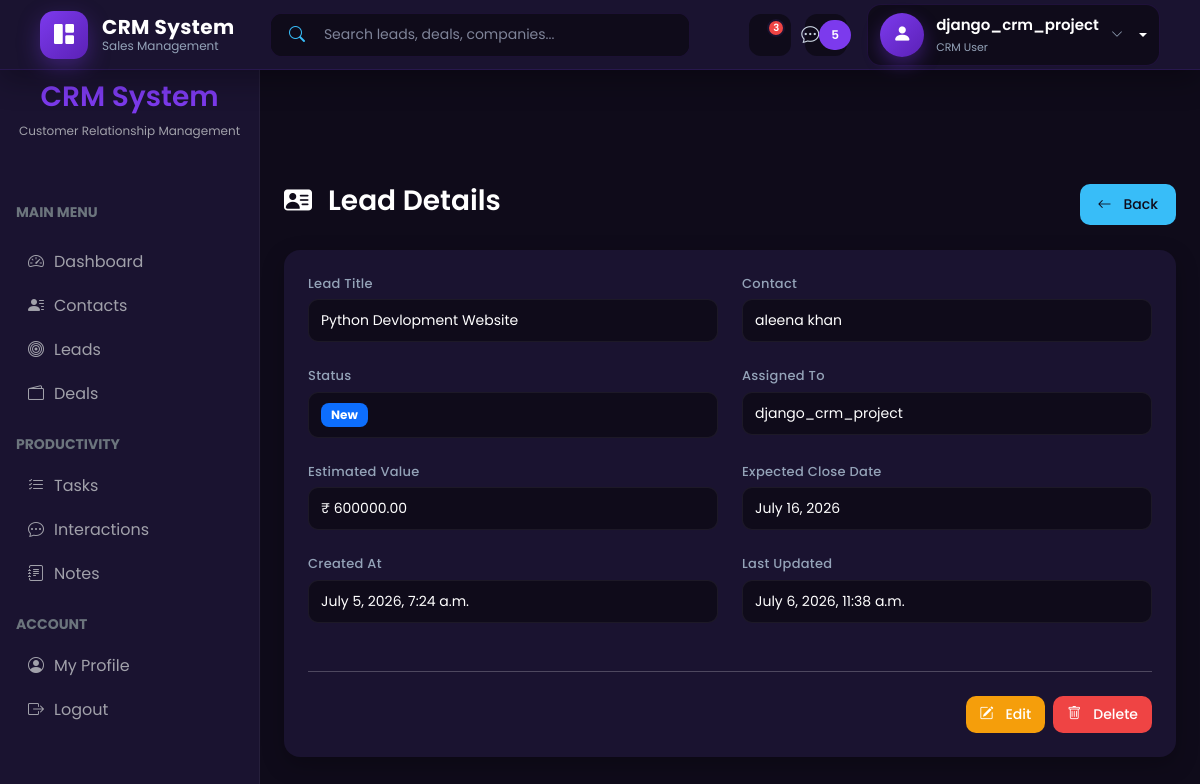
The page /leads/2/ (signed in) on the database as committed earlier.
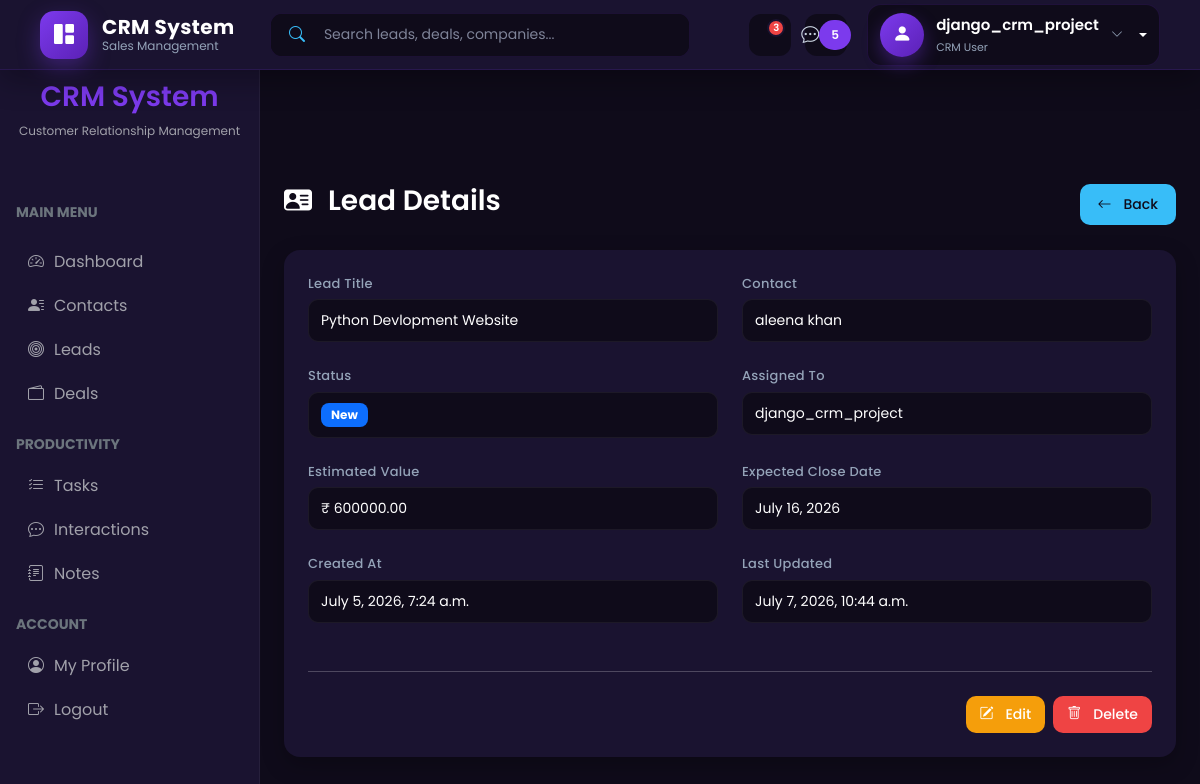
The same page on the database as committed later.
### leads/models.py (models this page shows, shortened)
class Lead(models.Model):
    STATUS_CHOICES = [
        ('new','New'),
        ('contacted','Contacted'),
        ('qualified','Qualified'),
        ('proposal','Proposal'),
        ('won','Won'),
        ('lost','Lost'),
    ]
    contact = models.ForeignKey(Contact,on_delete=models.CASCADE)
    title = models.CharField(max_length=200)
    status = models.CharField(max_length=20, choices=STATUS_CHOICES, default='new')
    assigned_to = models.ForeignKey(settings.AUTH_USER_MODEL, on_delete=models.SET_NULL, null=True,blank=True)
    estimated_value = models.DecimalField(max_digits=12, decimal_places=2, default=0)
    expected_close =models.DateField(null=True, blank=True)
    created_at = models.DateTimeField(auto_now_add=True)
    updated_at =models.DateTimeField(auto_now=True)

### contacts/models.py (models this page shows)
class Contact(models.Model):
    SOURCE_CHOICES = (
        ('website','Website'),
        ('referral','Referral'),
        ('social','Social Media'),
        ('cold_call','Cold Call'),
    )
    first_name = models.CharField(max_length=100)
    last_name = models.CharField(max_length=100)
    email = models.EmailField(unique=True)
    phone = models.CharField(max_length=20,blank=True)
    company = models.ForeignKey(Company,on_delete=models.SET_NULL,null=True,blank=True)
    assigned_to = models.ForeignKey(settings.AUTH_USER_MODEL,on_delete=models.SET_NULL,null=True,blank=True)
    source = models.CharField(max_length=20,choices=SOURCE_CHOICES)
    created_at = models.DateTimeField(auto_now_add=True)
    def __str__(self):
       return f"{self.first_name} {self.last_name}"

### accounts/models.py (models this page shows)
class CustomUser(AbstractUser):
    ROLE_CHOICES = (
        ('admin', 'Admin'),
        ('agent', 'Agent'),
    )
    role = models.CharField(max_length=10, choices=ROLE_CHOICES, default='agent')
    phone = models.CharField(max_length=15, blank=True, null=True)
    profile_pic = models.ImageField(upload_to="profiles/", blank=True, null=True)
    email = models.EmailField(unique=True)
    is_approved = models.BooleanField(default=False, help_text="Admin approval required for login")
    def __str__(self):
        return self.username

### leads/views.py (the view)
# urls.py: path("<int:pk>/", views.lead_detail, name="lead_detail"),
@login_required
def lead_detail(request, pk):
    lead = get_object_or_404(Lead, pk=pk)
    return render(request, "leads/lead_detail.html", {
        "lead": lead
    })

### templates/leads/lead_detail.html (shortened to what this page needs)
{% extends "base.html" %}
{% block content %}
<div class="container-fluid">
    <div class="d-flex justify-content-between align-items-center mb-4">
        <h2 class="crm-title">
            <i class="bi bi-person-vcard-fill me-2"></i>
            Lead Details
        </h2>
        <a href="{% url 'lead_list' %}" class="btn crm-btn-secondary">
            <i class="bi bi-arrow-left me-1"></i>
            Back
        </a>
    </div>
    <div class="card crm-card">
        <div class="card-body p-4">
            <div class="row">
                <div class="col-md-6 mb-4">
                    <label class="crm-label">Lead Title</label>
                    <div class="crm-detail-box">
                        {{ lead.title }}
                    </div>
                </div>
                <div class="col-md-6 mb-4">
                    <label class="crm-label">Contact</label>
                    <div class="crm-detail-box">
                        {{ lead.contact }}
                    </div>
                </div>
                <div class="col-md-6 mb-4">
                    <label class="crm-label">Status</label>
                    <div class="crm-detail-box">
                        {% if lead.status == "new" %}
                            <span class="badge bg-primary">New</span>
                        {% elif lead.status == "contacted" %}
                            <span class="badge bg-info">Contacted</span>
                        {% elif lead.status == "qualified" %}
                            <span class="badge bg-warning text-dark">Qualified</span>
                        {% elif lead.status == "proposal" %}
                            <span class="badge bg-secondary">Proposal</span>
                        {% elif lead.status == "won" %}
                            <span class="badge bg-success">Won</span>
                        {% endif %}
                    </div>
                </div>
                <div class="col-md-6 mb-4">
                    <label class="crm-label">Assigned To</label>
                    <div class="crm-detail-box">
                        {{ lead.assigned_to }}
                    </div>
                </div>
                <div class="col-md-6 mb-4">
                    <label class="crm-label">Estimated Value</label>
                    <div class="crm-detail-box">
                        ₹ {{ lead.estimated_value }}
                    </div>
                </div>
                <div class="col-md-6 mb-4">
                    <label class="crm-label">Expected Close Date</label>
                    <div class="crm-detail-box">
                        {{ lead.expected_close }}
                    </div>
                </div>
                <div class="col-md-6 mb-4">
                    <label class="crm-label">Created At</label>
                    <div class="crm-detail-box">
                        {{ lead.created_at }}
                    </div>
                </div>
                <div class="col-md-6 mb-4">
                    <label class="crm-label">Last Updated</label>
                    <div class="crm-detail-box">
                        {{ lead.updated_at }}
                    </div>
                </div>
            </div>
            <hr class="my-4">
            <div class="d-flex gap-2">
                <a href="{% url 'lead_edit' lead.id %}" class="btn crm-btn-warning">
                    <i class="bi bi-pencil-square me-1"></i>
                    Edit
                </a>
                <a href="{% url 'lead_delete' lead.id %}" class="btn crm-btn-danger">
                    <i class="bi bi-trash me-1"></i>
                    Delete
                </a>
            </div>
        </div>
    </div>
</div>
{% endblock %}

Rows that differ between the two databases and show on the page:
changed Lead "Python Devlopment Website": updated_at "July 6, 2026, 11:38 a.m." → "July 7, 2026, 10:44 a.m."
